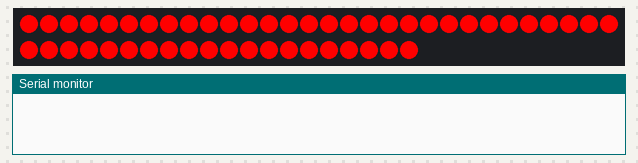
A sketch run on a simulated Arduino Uno, built with avr-gcc and run on an emulated ATmega328P. On the bench: 50 RGB LEDs in strip order, left to right, continuing on the next row, the last lines printed to the serial monitor.

Above: at 0.1 s.
At 0.5 s:
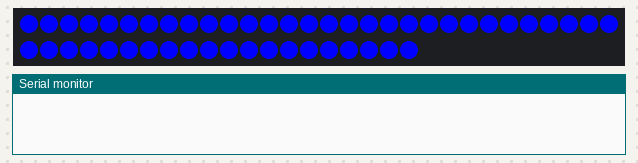
At 10.09 s:
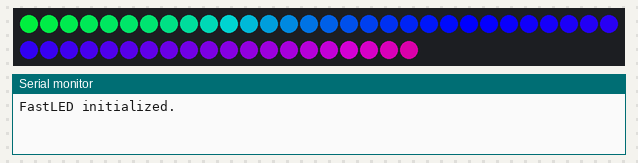
At 20.02 s:
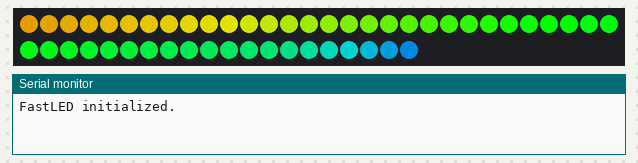
At 29.95 s:
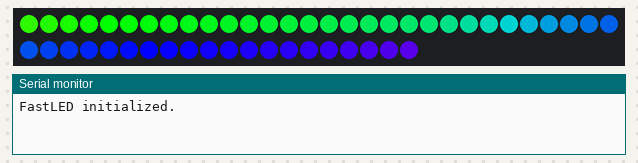
At 39.88 s:
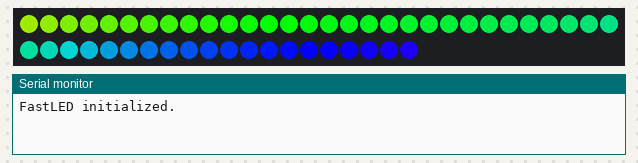

The sketch:

rainbow.ino
```cpp
#include "FastLED.h"

#define DATA_PIN 3                                     // Data pin to connect to the strip.
#define NUM_LEDS 50                                    // Number of LED's.

uint8_t max_bright = 255;                              // Overall brightness definition. It can be changed on the fly.
struct CRGB leds[NUM_LEDS];                            // Initialize our LED array.

#define RAINBOW_TIMER_PERIOD 50                        // Freq of rainbow drawing
unsigned long rainbow_timer;
bool auto_change_direction = true;                     // Whether automatically change running direction of rainbow
#define RAINBOW_DIRECTION_CHANGE_TIMER_PERIOD 200      // Freq of changing direction
byte rainbow_direction_change_timer;

float rainbow_step;                                    // "Width" of rainbow wave (less value - wider width) - "full color ring"
byte hue = 0;                                          // Global hue variable as start color
byte hue_change_delta;                                 // Speed of rainbow "running" (less value - slower speed)
byte saturation;
byte brightness;

void setup() {
  Serial.begin(115200);                                // Initialize serial port for debugging.
  FastLED.addLeds<NEOPIXEL, DATA_PIN>(leds, NUM_LEDS);
  reset_values();
  Serial.println("FastLED initialized.");
}

void loop() {
  if (millis() - rainbow_timer > RAINBOW_TIMER_PERIOD)
  {
    rainbow_timer = millis();
    draw_rainbow();
  }
}

void reset_values()
{
    FastLED.setBrightness(max_bright);
    saturation = 255;
    brightness = 255;
    hue_change_delta = 2;
    rainbow_step = 100.0 / NUM_LEDS;

    LEDS.showColor(CRGB(255, 0, 0));
    delay(200);
    LEDS.showColor(CRGB(0, 255, 0));
    delay(200);
    LEDS.showColor(CRGB(0, 0, 255));
    delay(200);
    LEDS.showColor(CRGB(0, 0, 0));
}

void draw_rainbow()
{
    // calculate start color
    hue += hue_change_delta;

    // store start color into temp variable
    float hue_temp = hue;

    for (int i = 0; i < NUM_LEDS; i++)
    {
        leds[i] = CHSV(hue_temp, saturation, brightness);

        // change each LED hue value
        hue_temp += rainbow_step;

        if (hue_temp > 255)
        {
            hue_temp = hue_temp - 255;
        }

        if (hue_temp < 0)
        {
            hue_temp = hue_temp + 255;
        }
    }

    FastLED.show();
    FastLED.clear();

    if (auto_change_direction)
    {
        update_rainbow_direction();
    }
}

void update_rainbow_direction()
{
    rainbow_direction_change_timer++;

    if (rainbow_direction_change_timer > RAINBOW_DIRECTION_CHANGE_TIMER_PERIOD)
    {
        rainbow_direction_change_timer = 0;
        hue_change_delta = -hue_change_delta;
    }
}
```
